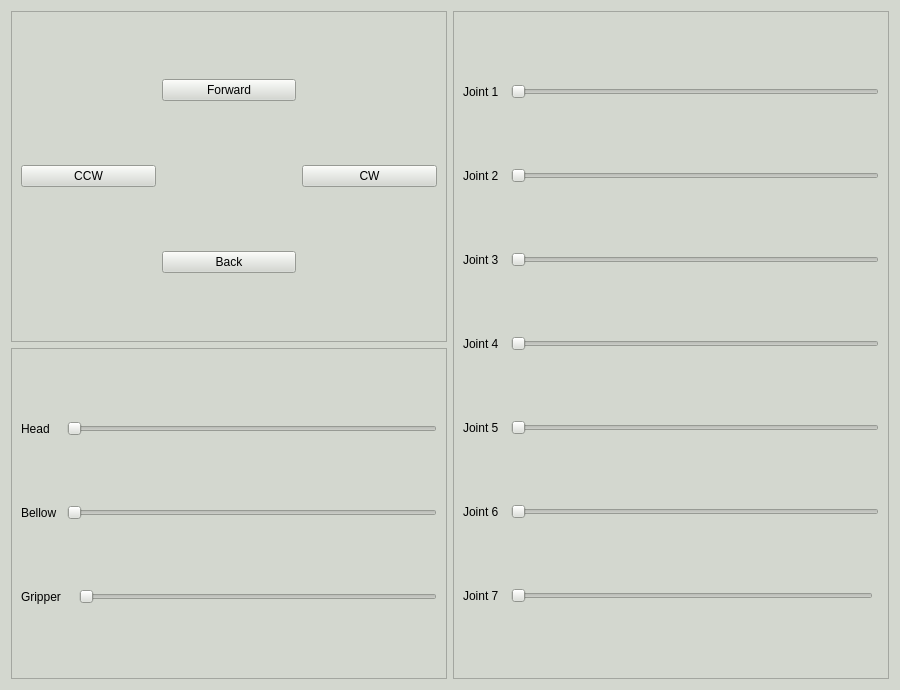
<?xml version="1.0" encoding="UTF-8"?>
<ui version="4.0">
 <class>Form</class>
 <widget class="QWidget" name="Form">
  <property name="geometry">
   <rect>
    <x>0</x>
    <y>0</y>
    <width>900</width>
    <height>690</height>
   </rect>
  </property>
  <property name="minimumSize">
   <size>
    <width>900</width>
    <height>600</height>
   </size>
  </property>
  <property name="windowTitle">
   <string>Form</string>
  </property>
  <property name="styleSheet">
   <string notr="true">background-color: rgb(211, 215, 207);</string>
  </property>
  <layout class="QGridLayout" name="gridLayout_4">
   <item row="0" column="0">
    <widget class="QFrame" name="frame_2">
     <property name="frameShape">
      <enum>QFrame::StyledPanel</enum>
     </property>
     <property name="frameShadow">
      <enum>QFrame::Raised</enum>
     </property>
     <layout class="QGridLayout" name="gridLayout_2">
      <item row="0" column="1">
       <widget class="QPushButton" name="Forward_Button">
        <property name="text">
         <string>Forward</string>
        </property>
       </widget>
      </item>
      <item row="1" column="0">
       <widget class="QPushButton" name="CCW_Button">
        <property name="text">
         <string>CCW</string>
        </property>
       </widget>
      </item>
      <item row="1" column="2">
       <widget class="QPushButton" name="CW_Button">
        <property name="text">
         <string>CW</string>
        </property>
       </widget>
      </item>
      <item row="2" column="1">
       <widget class="QPushButton" name="Back_Button">
        <property name="text">
         <string>Back</string>
        </property>
       </widget>
      </item>
     </layout>
    </widget>
   </item>
   <item row="0" column="1" rowspan="2">
    <widget class="QFrame" name="frame">
     <property name="frameShape">
      <enum>QFrame::StyledPanel</enum>
     </property>
     <property name="frameShadow">
      <enum>QFrame::Raised</enum>
     </property>
     <layout class="QGridLayout" name="gridLayout">
      <item row="1" column="2" colspan="2">
       <widget class="QSlider" name="J1_Slider">
        <property name="orientation">
         <enum>Qt::Horizontal</enum>
        </property>
       </widget>
      </item>
      <item row="6" column="0" colspan="2">
       <widget class="QLabel" name="label_8">
        <property name="text">
         <string>Joint 6</string>
        </property>
       </widget>
      </item>
      <item row="3" column="0" colspan="2">
       <widget class="QLabel" name="label_5">
        <property name="text">
         <string>Joint 3</string>
        </property>
       </widget>
      </item>
      <item row="1" column="0" colspan="2">
       <widget class="QLabel" name="label_3">
        <property name="text">
         <string>Joint 1</string>
        </property>
       </widget>
      </item>
      <item row="2" column="0" colspan="2">
       <widget class="QLabel" name="label_4">
        <property name="text">
         <string>Joint 2</string>
        </property>
       </widget>
      </item>
      <item row="6" column="2" colspan="2">
       <widget class="QSlider" name="J6_Slider">
        <property name="orientation">
         <enum>Qt::Horizontal</enum>
        </property>
       </widget>
      </item>
      <item row="4" column="2" colspan="2">
       <widget class="QSlider" name="J4_Slider">
        <property name="orientation">
         <enum>Qt::Horizontal</enum>
        </property>
       </widget>
      </item>
      <item row="4" column="0" colspan="2">
       <widget class="QLabel" name="label_6">
        <property name="text">
         <string>Joint 4</string>
        </property>
       </widget>
      </item>
      <item row="5" column="2" colspan="2">
       <widget class="QSlider" name="J5_Slider">
        <property name="orientation">
         <enum>Qt::Horizontal</enum>
        </property>
       </widget>
      </item>
      <item row="3" column="2" colspan="2">
       <widget class="QSlider" name="J3_Slider">
        <property name="orientation">
         <enum>Qt::Horizontal</enum>
        </property>
       </widget>
      </item>
      <item row="2" column="2" colspan="2">
       <widget class="QSlider" name="J2_Slider">
        <property name="orientation">
         <enum>Qt::Horizontal</enum>
        </property>
       </widget>
      </item>
      <item row="5" column="0" colspan="2">
       <widget class="QLabel" name="label_7">
        <property name="text">
         <string>Joint 5</string>
        </property>
       </widget>
      </item>
      <item row="7" column="0">
       <widget class="QLabel" name="label_9">
        <property name="text">
         <string>Joint 7</string>
        </property>
       </widget>
      </item>
      <item row="7" column="2">
       <widget class="QSlider" name="J7_Slider">
        <property name="orientation">
         <enum>Qt::Horizontal</enum>
        </property>
       </widget>
      </item>
     </layout>
    </widget>
   </item>
   <item row="1" column="0">
    <widget class="QFrame" name="frame_3">
     <property name="frameShape">
      <enum>QFrame::StyledPanel</enum>
     </property>
     <property name="frameShadow">
      <enum>QFrame::Raised</enum>
     </property>
     <layout class="QGridLayout" name="gridLayout_3">
      <item row="1" column="0" colspan="3">
       <widget class="QLabel" name="label_21">
        <property name="text">
         <string>Head</string>
        </property>
       </widget>
      </item>
      <item row="3" column="0" colspan="2">
       <widget class="QLabel" name="label_20">
        <property name="text">
         <string>Gripper</string>
        </property>
       </widget>
      </item>
      <item row="1" column="2" colspan="2">
       <widget class="QSlider" name="Head_Slider">
        <property name="orientation">
         <enum>Qt::Horizontal</enum>
        </property>
       </widget>
      </item>
      <item row="2" column="0" colspan="2">
       <widget class="QLabel" name="label_19">
        <property name="text">
         <string>Bellow</string>
        </property>
       </widget>
      </item>
      <item row="2" column="2" colspan="2">
       <widget class="QSlider" name="Bellow_Slider">
        <property name="orientation">
         <enum>Qt::Horizontal</enum>
        </property>
       </widget>
      </item>
      <item row="3" column="3">
       <widget class="QSlider" name="Gripper_Slider">
        <property name="orientation">
         <enum>Qt::Horizontal</enum>
        </property>
       </widget>
      </item>
     </layout>
    </widget>
   </item>
  </layout>
 </widget>
 <resources/>
 <connections/>
</ui>
